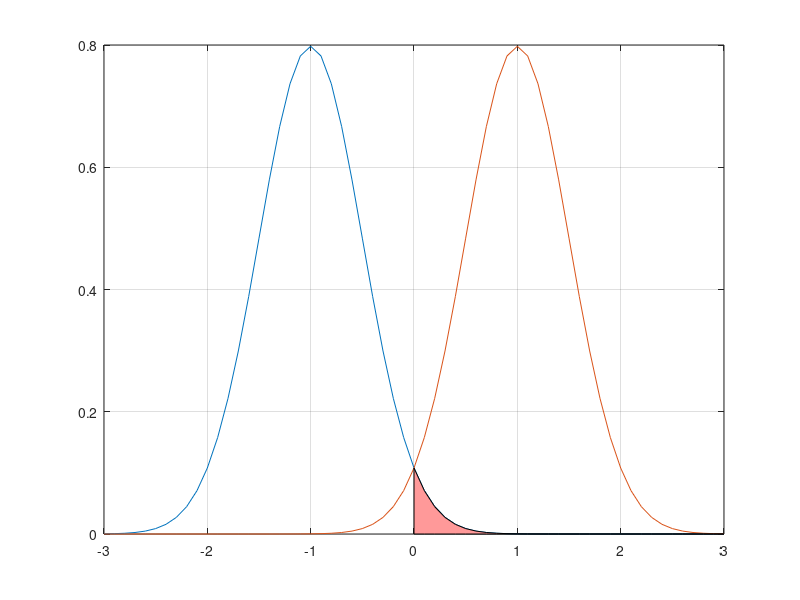

MATLAB code to generate this figure:
clc, clear all ;
x = -3:0.1:3 ;
E = -1 ;
c = 0.5 ;
hold off, plot(x,1/(c*sqrt(2*pi))*exp(-(x-E).^2/(2*c^2))) ;
E = 1 ;
c = 0.5 ;
hold on, plot(x,1/(c*sqrt(2*pi))*exp(-(x-E).^2/(2*c^2))) ;
x = 0:0.1:3 ;
E = -1 ;
c = 0.5 ;
area(x,1/(c*sqrt(2*pi))*exp(-(x-E).^2/(2*c^2)),'FaceColor',[1 0.6 0.6]) ;
grid on ;